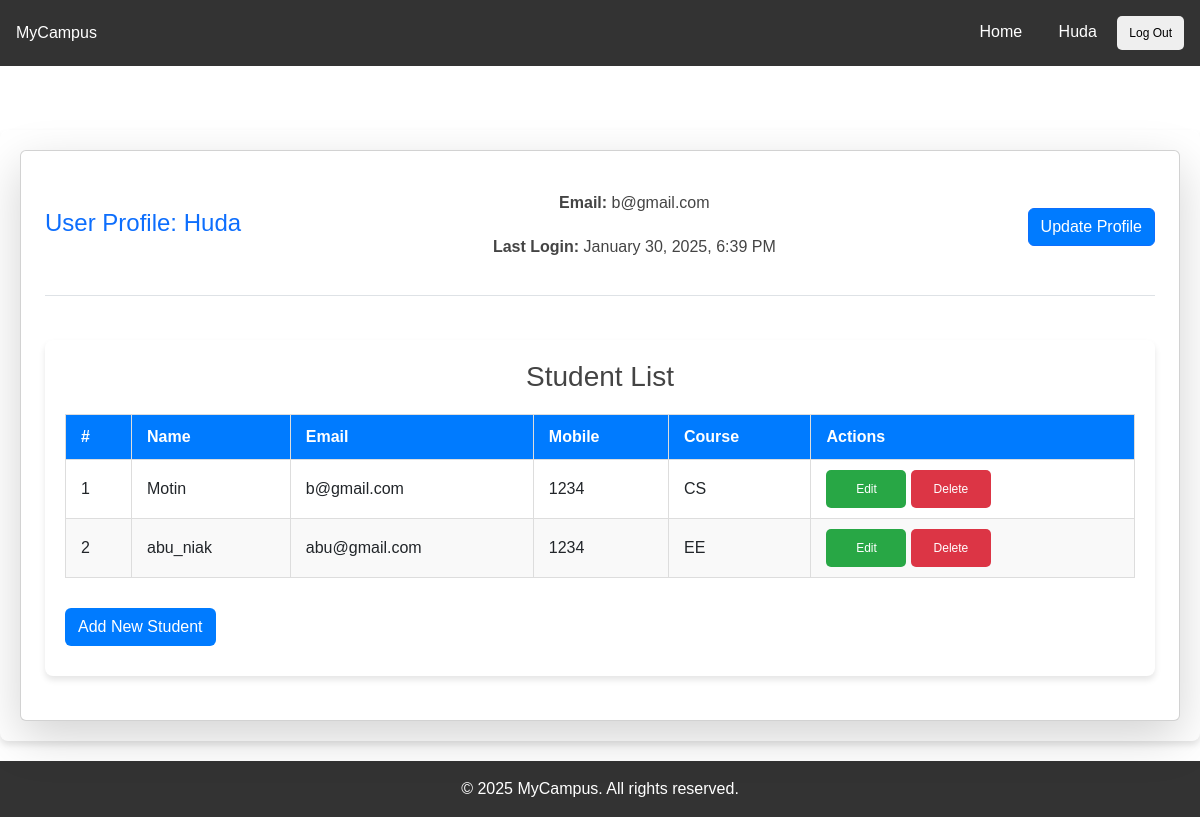
Screenshot of /profile/ (signed in) with the database file from the repository.
### student/models.py (models this page shows, shortened)
class Student(models.Model):
    COURSE_CHOICES = [
        ('CS', 'Computer Science'),
        ('IT', 'Information Technology'),
        ('EE', 'Electrical Engineering'),
        ('ME', 'Mechanical Engineering'),
    ]
    name = models.CharField(max_length=50)
    email = models.EmailField(unique=True)
    phone = models.CharField(max_length=15)
    course = models.CharField(max_length=50, choices=COURSE_CHOICES)
    created_by = models.ForeignKey(User, on_delete=models.CASCADE)

### student/views.py (the view)
# urls.py: path('profile/', views.User_profile.as_view(), name='User_profile'),
class User_profile(LoginRequiredMixin, ListView):
  model = models.Student
  template_name = 'userProfile.html'
  context_object_name ='students'
  def get_queryset(self):
        return models.Student.objects.filter(created_by=self.request.user)
  def get_context_data(self, **kwargs):
        context = super().get_context_data(**kwargs)
        context['show_actions'] = True
        return context

### student/context_processors.py (called while the page is built)
def site_data(request):
  return {
    'app_name': 'MyCampus',
    'footer_info': '2025 MyCampus. All rights reserved.',
  }

### student/templates/userProfile.html
{% extends 'layout.html' %} {% block title %}User Profile{% endblock %}
{% block content %}
<main class="container mt-5">
  <div class="card shadow-lg p-4">
    <div
      class="d-flex justify-content-between align-items-center border-bottom pb-3"
    >
      <h1 class="h4 text-primary">User Profile: {{ user.username | title }}</h1>
      <div class="mt-3">
        <p><strong>Email:</strong> {{ user.email }}</p>
         <p>
          <strong>Last Login:</strong> {{ user.last_login|date:"F d, Y, g:i A" }}
        </p>
      </div>
       <a href={% url 'User_update' pk=user.id%} class="btn btn-primary"
        >Update Profile</a>
    </div>
    <div class="mt-4">{% include "components/table.html" %}</div>
  </div>
</main>
{% endblock %}

### student/templates/layout.html (shortened to what this page needs)
{% load static %}
<!DOCTYPE html>
<html lang="en">
  <head>
    <link rel="stylesheet" href="https://cdn.jsdelivr.net/npm/bootstrap@5.3.0/dist/css/bootstrap.min.css">
    <link rel="stylesheet" href="{% static 'css/styles.css' %}" />
  </head>
  <body>
    {% include "components/nav.html" %}
    {% block content %} {% endblock %}
    {% include 'components/footer.html' %}
  </body>
</html>

### student/templates/components/nav.html (shortened to what this page needs)
<header class="navbar">
  <div class="logo">{{app_name}} </div>
  <nav>
      <a href={% url 'Home' %}>Home</a>
      {% if user.is_authenticated %}
        <a href={% url 'User_profile' %}>{{ user.username | title }}</a>
        <form action="{% url 'User_logout' %}" method="POST" style="display:inline;">
            <button type="submit">Log Out</button>
        </form>
    {% else %}
        <a href={% url 'User_login' %}>User</a>
        <a href="{% url 'User_login' %}">Log In</a>
        <a href="{% url 'User_create' %}">Sign Up</a>
    {% endif %}
  </nav>
</header>

### student/templates/components/table.html
<div class="container">
  <h1>Student List</h1>
  <table>
    <thead>
      <tr>
        <th>#</th>
        <th>Name</th>
        <th>Email</th>
        <th>Mobile</th>
        <th>Course</th>
        {% if show_actions %}
        <th>Actions</th>
        {% endif %}
      </tr>
    </thead>
    <tbody>
      {% for students in students%}
      <tr>
        <td>{{students.id}}</td>
        <td>{{students.name}}</td>
        <td>{{students.email}}</td>
        <td>{{students.phone}}</td>
        <td>{{students.course}}</td>
        {% if show_actions %}
        <td>
          <button class="btn-edit">
            <a href="{% url 'Update_student' pk=students.id %}" >Edit</a>
          </button>
          <button class="btn-delete">
            <a href="{% url 'Delete_student' pk=students.id %}" >Delete</a>
          </button>
        </td>
      </tr>
      {% endif %}
      {% endfor %}
    </tbody>
  </table>
  {% if show_actions %}
  <div class='create'>
    <button type="button" class="btn">
    <a href="{% url 'CreateStudent' %}">Add New Student</a>
    </button>
  </div>
  {% endif %}
</div>

### student/templates/components/footer.html
<footer class="footer">
  &copy; {{footer_info}}
</footer>

### student/static/css/styles.css (style rules this page uses)
* { margin: 0; padding: 0; box-sizing: border-box; }
body { display: flex; flex-direction: column; min-height: 100vh; font-family: Arial, sans-serif; }
a { text-decoration: none; }
.navbar { background-color: #333; color: #fff; padding: 1rem; display: flex; justify-content: space-between; align-items: center; }
.navbar a { color: #fff; text-decoration: none; margin: 0 1rem; }
.footer { background-color: #333; color: #fff; text-align: center; padding: 1rem; }
.container { max-width: 1200px; margin: 20px auto; padding: 20px; background: #fff; border-radius: 8px; box-shadow: 0 4px 6px rgba(0, 0, 0, 0.1); }
h1 { text-align: center; margin-bottom: 20px; font-size: 28px; color: #444; }
p { text-align: center; margin-bottom: 20px; color: #444; }
table { width: 100%; border-collapse: collapse; margin: 20px 0; }
table thead { background-color: #007bff; color: white; }
table th, table td { padding: 10px 15px; text-align: left; border: 1px solid #ddd; }
table tbody tr:nth-child(even) { background-color: #f9f9f9; }
button { display: inline-flex; align-items: center; justify-content: center; border: none; border-radius: 5px; padding: 8px 12px; font-size: 12px; cursor: pointer; transition: background-color 0.3s; text-decoration: none; }
.btn-edit, .btn-delete { display: inline-flex; align-items: center; justify-content: center; padding: 10px 15px; font-size: 12px; border-radius: 5px; text-decoration: none; color: white; width: 80px; text-align: center; }
.btn-edit { background-color: #28a745; }
.btn-edit a { text-decoration: none; color: white; }
.btn-delete { background-color: #dc3545; }
.btn-delete a { text-decoration: none; color: white; }
.btn { background-color: #007bff; color: white; margin: 10px 0; display: inline-block; }
.btn a { color: white; }

### rows the page displays
Student: id "1", name "Motin", email "b@gmail.com", phone "1234", course "CS"
Student: id "2", name "abu_niak", email "abu@gmail.com", phone "1234", course "EE"

### other values shown
{{ app_name }} "MyCampus"
{{ user.username | title }} "Huda"
{{ user.email }} "b@gmail.com"
{{ user.last_login|date:"F d, Y, g:i A" }} "January 30, 2025, 6:39 PM"
{{ footer_info }} "2025 MyCampus. All rights reserved."
